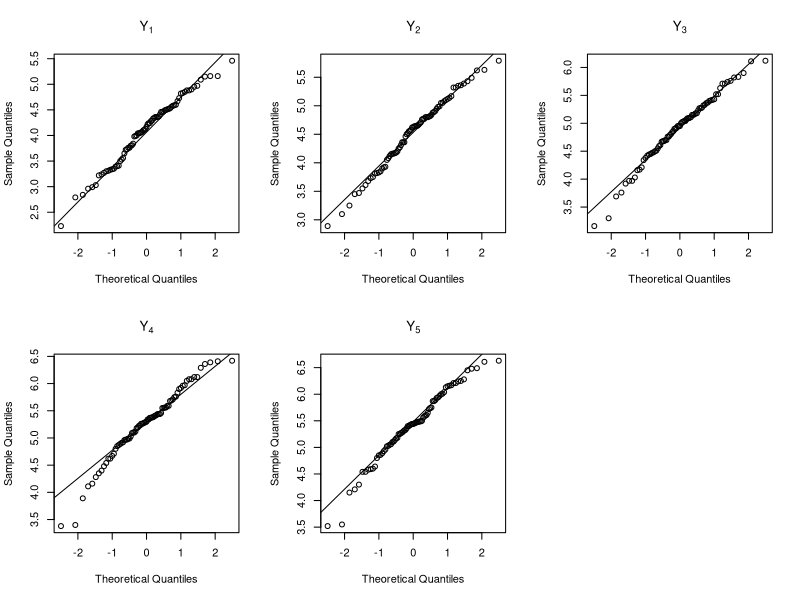
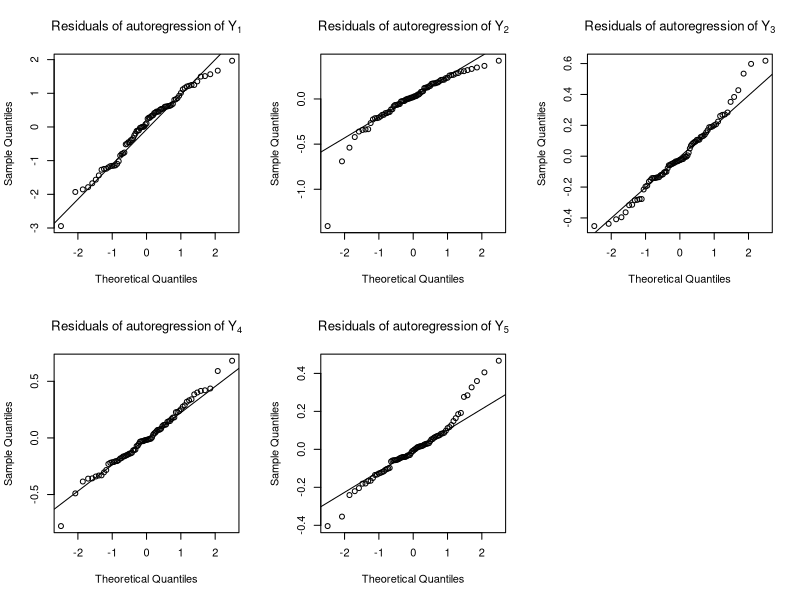
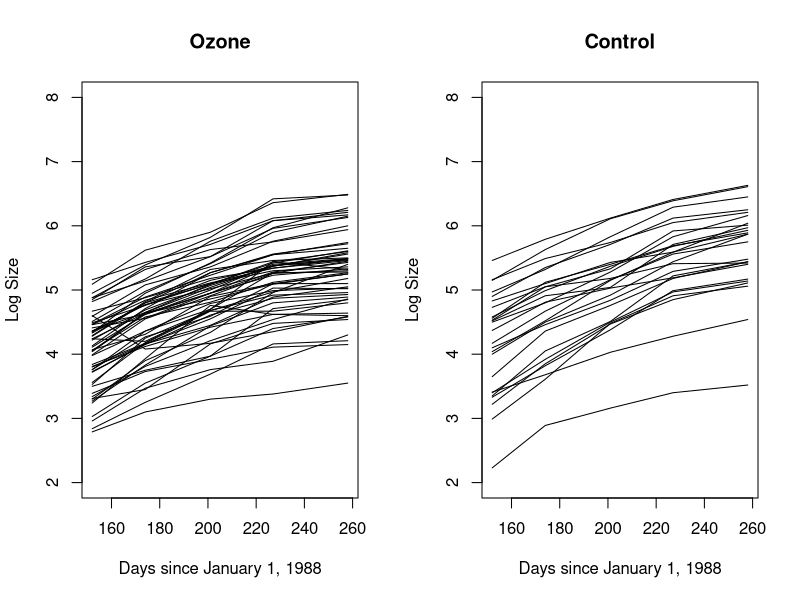

R code for these plots, in order:

#### 1988 dataset ####

library(MASS)
data("Sitka")
colnames(Sitka) 
summary(as.factor(Sitka$tree)) # 5 measurements for all 79 trees

unique(Sitka$Time) # 152 174 201 227 258 - 5 unique time points

###### Rearranging for analysis ######

# response matrix will be 79 x 5
# covariate matrix will be 79 x 2, with intercept and indicator for ozone treatment

times <- unique(Sitka$Time)

n <- length(unique(Sitka$tree))
p <- 2 
q <- length(times)

y <- matrix(nrow = n, ncol = q)
x <- matrix(nrow = n, ncol = p)
x[,1] <- 1
for (i in 1:n) {
  for (j in 1:q) {
    y[i,j] <- Sitka$size[Sitka$tree == i & Sitka$Time == times[j]]
  }
  x[i,2] <- ifelse(Sitka$treat[Sitka$tree == i][1] == "ozone", 1, 0)
}

###### assessing normality ######

# marginal normality, without taking into consideration covariates
par(mfrow = c(2,3))
for (i in 1:q) {
  qqnorm(y[,i], main = bquote(Y[.(i)]))
  qqline(y[,i])
}

y.means <- colMeans(y)
y.sds <- apply(y, 2, sd)
y.centered <- sweep(y, 2, y.means)
y.stand <- sweep(y.centered, 2, y.sds, FUN = "/")

# conditional normality of autoregressions
par(mfrow = c(2,3))
l <- lm(y.stand[,1] ~ x)
qqnorm(residuals(l), main = bquote(Residuals~of~autoregression~of~Y[1]))
qqline(residuals(l))
for (i in 2:q) { 
  l <- lm(y.stand[,i] ~ y.stand[,1:(i-1)] + x)
  qqnorm(residuals(l), main = bquote(Residuals~of~autoregression~of~Y[.(i)])) 
  qqline(residuals(l))
}

###### save files ######

saveRDS(list(y = y, y.stand = y.stand, y.centered = y.centered, x = x),
        file = "Sitka1988_arranged.rds")

###### growth curves ######

ozonemeanresponse <- colMeans(y[x[,2] == 1,,drop = FALSE])
controlmeanresponse <- colMeans(y[x[,2] == 0,,drop = FALSE])

# plotting the growth patterns by growth condition
par(mfrow = c(1,2))
ozone <- which(x[,2] == 1)
control <- which(x[,2] == 0)
plot(times, y[ozone[1],], type = "l", main = "Ozone", xlab = "Days since January 1, 1988",
     ylab = "Log Size", ylim = c(2,8))
for (i in 2:length(ozone)) {
  lines(times, y[ozone[i],])
}
plot(times, y[control[1],], type = "l", main = "Control", xlab = "Days since January 1, 1988",
     ylab = "Log Size", ylim = c(2,8))
for (i in 2:length(control)) {
  lines(times, y[control[i],])
}
